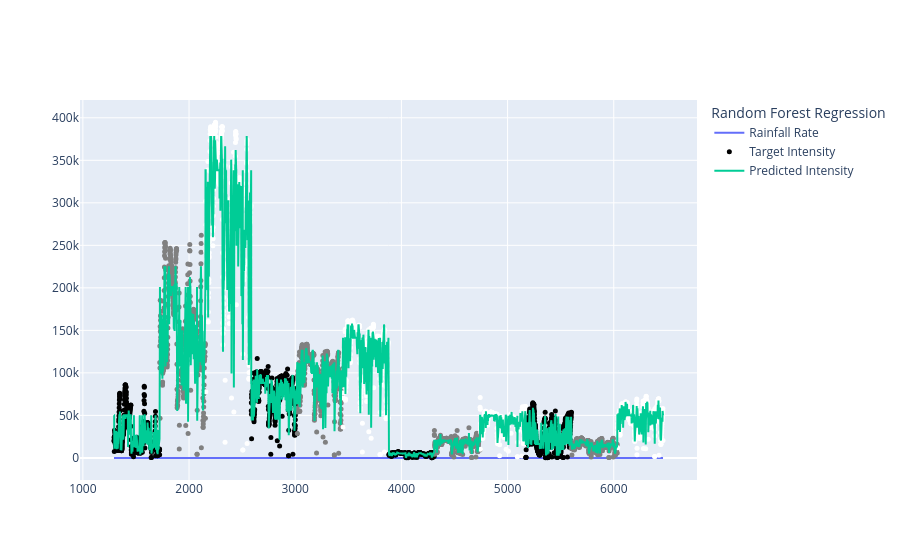
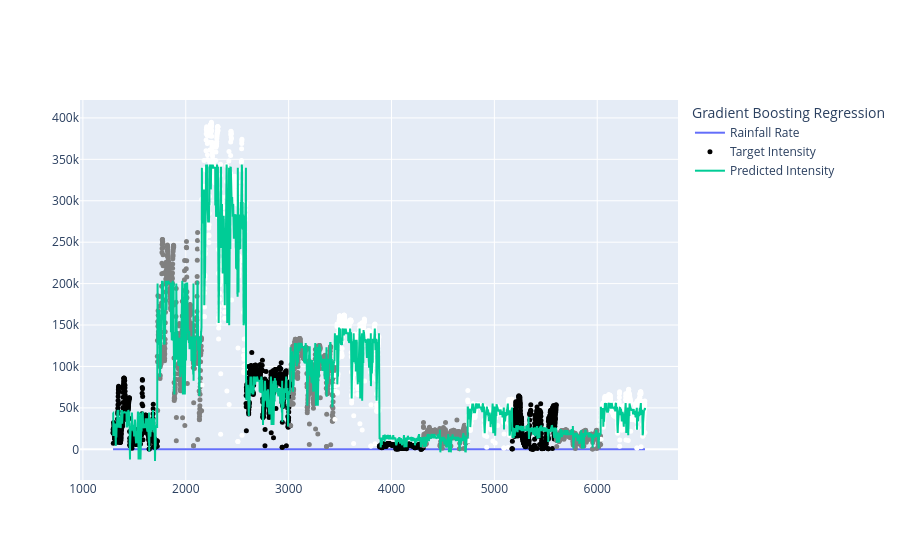
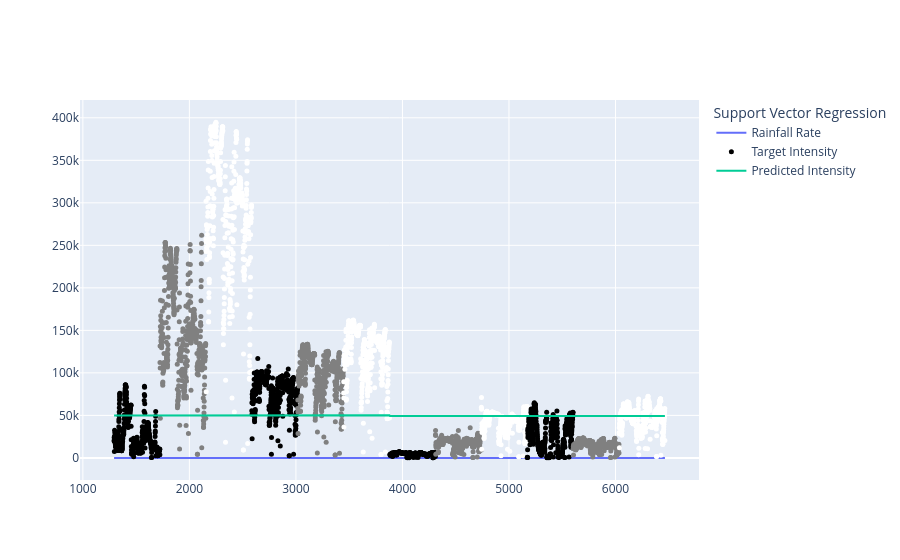

Notebook code cell kept with these figures, in order:
### Markdown cell above
### Model Selection

### Code cell
# Feature Engineering
# regression_data['rainfall_rate_squared'] = df['rainfall_rate']**2
# df['range_squared'] = df['range']**2
# df['interaction'] = df['rainfall_rate'] * df['range']

# Define features and target
X = model_data[["range", "reflectivity", "precipitation.intensity_hour_shifted"]]
y = model_data["intensity"]

# Split data into training and testing sets
X_train, X_test, y_train, y_test = train_test_split(X, y, test_size=0.1, random_state=42)

# List of models to evaluate
models = [
    # ("Linear Regression", LinearRegression()),
    # (
    #     "Polynomial Regression (Degree 2)",
    #     make_pipeline(PolynomialFeatures(degree=2, interaction_only=False), LinearRegression()),
    # ),
    ("Random Forest Regression", RandomForestRegressor(n_estimators=100, random_state=42)),
    ("Gradient Boosting Regression", GradientBoostingRegressor(n_estimators=100, random_state=42)),
    ("Support Vector Regression", make_pipeline(StandardScaler(), SVR(kernel="rbf"))),
]

# Loop over models and evaluate
results = []
for name, model in models:
    model.fit(X_train, y_train)
    y_pred = model.predict(X_test)

    mse = mean_squared_error(y_test, y_pred)
    rmse = np.sqrt(mse)
    r2 = r2_score(y_test, y_pred)

    results.append((name, rmse, r2))

    print(f"{name} - RMSE: {rmse}, R-squared: {r2}")

    # Plot the results
    fig = go.Figure()
    fig.add_trace(
        go.Scatter(
            x=model_data.index,
            y=regression_data["precipitation.intensity_hour_shifted"],
            mode="lines",
            name="Rainfall Rate",
        )
    )
    fig.add_trace(
        go.Scatter(
            x=model_data.index,
            y=model_data["intensity"],
            mode="markers",
            name="Target Intensity",
            text=model_data["target"],
            marker=dict(size=5, color=model_data["color"]),
        )
    )
    fig.add_trace(go.Scatter(x=model_data.index, y=model.predict(X), mode="lines", name="Predicted Intensity"))
    fig.update_layout(legend_title=name)
    fig.show()


# Summarize results
for name, rmse, r2 in results:
    print(f"{name} - RMSE: {rmse:.4f}, R-squared: {r2:.4f}")

### Figure 1 — Plotly figure (JSON) as saved in the notebook; plotly's stock layout.template omitted (floating-point values rounded to 4 significant figures; data arrays with more than 128 entries replaced by an {"elided": "..."} marker saying what was removed)
{"data": [{"mode": "lines", "name": "Rainfall Rate", "type": "scatter", "x": {"elided": "5005 int values"}, "y": {"elided": "6465 float values"}}, {"marker": {"color": {"elided": "5005 str values"}, "size": 5}, "mode": "markers", "name": "Target Intensity", "text": {"elided": "5005 str values"}, "type": "scatter", "x": {"elided": "5005 int values"}, "y": {"elided": "5005 float values"}}, {"mode": "lines", "name": "Predicted Intensity", "type": "scatter", "x": {"elided": "5005 int values"}, "y": {"elided": "5005 float values"}}], "layout": {"legend": {"title": {"text": "Random Forest Regression"}}}}

### Figure 2 — Plotly figure (JSON) as saved in the notebook; plotly's stock layout.template omitted (floating-point values rounded to 4 significant figures; data arrays with more than 128 entries replaced by an {"elided": "..."} marker saying what was removed)
{"data": [{"mode": "lines", "name": "Rainfall Rate", "type": "scatter", "x": {"elided": "5005 int values"}, "y": {"elided": "6465 float values"}}, {"marker": {"color": {"elided": "5005 str values"}, "size": 5}, "mode": "markers", "name": "Target Intensity", "text": {"elided": "5005 str values"}, "type": "scatter", "x": {"elided": "5005 int values"}, "y": {"elided": "5005 float values"}}, {"mode": "lines", "name": "Predicted Intensity", "type": "scatter", "x": {"elided": "5005 int values"}, "y": {"elided": "5005 float values"}}], "layout": {"legend": {"title": {"text": "Gradient Boosting Regression"}}}}

### Figure 3 — Plotly figure (JSON) as saved in the notebook; plotly's stock layout.template omitted (floating-point values rounded to 4 significant figures; data arrays with more than 128 entries replaced by an {"elided": "..."} marker saying what was removed)
{"data": [{"mode": "lines", "name": "Rainfall Rate", "type": "scatter", "x": {"elided": "5005 int values"}, "y": {"elided": "6465 float values"}}, {"marker": {"color": {"elided": "5005 str values"}, "size": 5}, "mode": "markers", "name": "Target Intensity", "text": {"elided": "5005 str values"}, "type": "scatter", "x": {"elided": "5005 int values"}, "y": {"elided": "5005 float values"}}, {"mode": "lines", "name": "Predicted Intensity", "type": "scatter", "x": {"elided": "5005 int values"}, "y": {"elided": "5005 float values"}}], "layout": {"legend": {"title": {"text": "Support Vector Regression"}}}}
